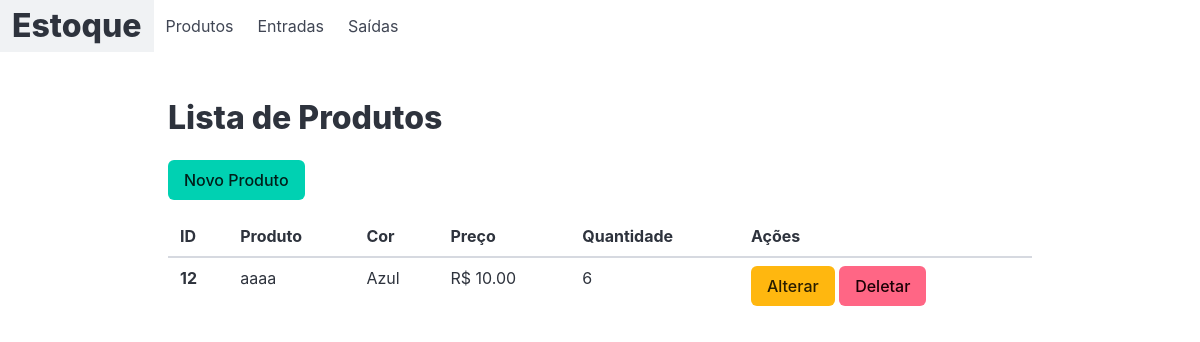
The app's page /produto/list_produto/, older data.
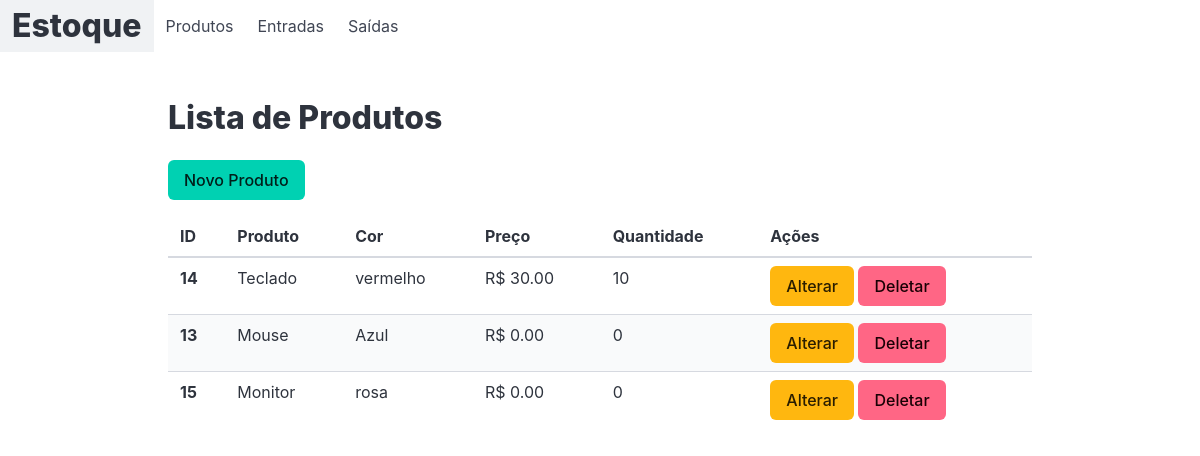
The same page, newer data.
### produto/models.py (models this page shows, shortened)
class Produtos(models.Model):
    produto = models.CharField('Produto', max_length=200)
    cor = models.ForeignKey(Cores, on_delete=models.PROTECT,verbose_name='Cor')
    descricao = models.TextField('Descrição', blank=True)
    preco = models.DecimalField('Preço', decimal_places=2,max_digits=8, default=0)
    quantidade = models.IntegerField('Quantidade', default=0)
    criado = models.DateTimeField('Criado em',auto_now_add=True)
    modificado = models.DateTimeField('Modificado em',auto_now=True)
    class Meta:
        verbose_name = 'Produto'
        verbose_name_plural = 'Produtos'
        ordering = ['-produto']

class Cores(models.Model):
    cor = models.CharField('Cor', max_length=200)
    def __str__(self):
        return self.cor

### produto/views.py (the view)
# urls.py: path('list_produto/', list_produto, name='list_produto'),
def list_produto(request):
    produtos = Produtos.objects.all()
    template_name = 'list_produto.html'
    context = {
    'produtos': produtos,
    }
    return render(request, template_name, context)

### produto/templates/list_produto.html (shortened to what this page needs)
{% extends 'base.html' %}
{% block product %}
<section class="section">
    <div class="container">
        <h1 class="title">Lista de Produtos</h1>
        <a class="button is-primary" href="{% url 'produto:new_produto' %}">Novo Produto</a>
        <table class="table is-striped is-fullwidth is-hoverable mt-4">
            <thead>
                <tr>
                    <th>ID</th>
                    <th>Produto</th>
                    <th>Cor</th>
                    <th>Preço</th>
                    <th>Quantidade</th>
                    <th>Ações</th>
                </tr>
            </thead>
            <tbody>
                {% for produto in produtos %}
                    <tr>
                        <th>{{ produto.id }}</th>
                        <td>{{ produto.produto }}</td>
                        <td>{{ produto.cor }}</td>
                        <td>R$ {{ produto.preco|floatformat:2 }}</td>
                        <td>{{ produto.quantidade }}</td>
                        <td>
                            <a class="button is-warning" href="{% url 'produto:update_produto' produto.id %}">Alterar</a>
                            <form action="{% url 'produto:delete_produto' produto.id %}" method="POST" style="display:inline;">
                                <button class="button is-danger" type="submit">Deletar</button>
                            </form>
                        </td>
                    </tr>
                {% empty %}
                    <tr>
                        <td colspan="6" class="has-text-centered">Nenhum produto encontrado.</td>
                    </tr>
                {% endfor %}
            </tbody>
        </table>
    </div>
</section>
{% endblock %}

### core/templates/base.html (shortened to what this page needs)
<!DOCTYPE html>
{% load static %}
<html lang="pt-br">
<head>
    <link rel="stylesheet" href="{% static 'css/bulma.css' %}">
</head>
<body>
    <nav class="navbar" role="navigation" aria-label="main navigation">
        <div class="navbar-brand">
            <a class="navbar-item" href="{% url 'produto:list_produto' %}">
                <h1 class="title">Estoque</h1>
            </a>
        </div>
        <div id="navbarMenu" class="navbar-menu">
            <div class="navbar-start">
                <a class="navbar-item" href="{% url 'produto:list_produto' %}">
                    Produtos
                </a>
                <a class="navbar-item" href="{% url 'entrada:list_entrada' %}">
                    Entradas
                </a>
                <a class="navbar-item" href="{% url 'saida:list_saida' %}">
                    Saídas
                </a>
            </div>
        </div>
    </nav>
    <div class="container">
        {% block product %}
        {% endblock %}
    </div>
</body>
</html>

Row changes from the older to the newer data that the page shows:
removed Produtos: id "12", produto "aaaa", cor "Azul", preco "10.00", quantidade "6"
added Produtos: id "14", produto "Teclado", cor "vermelho", preco "30.00", quantidade "10"
added Produtos: id "13", produto "Mouse", cor "Azul", preco "0.00", quantidade "0"
added Produtos: id "15", produto "Monitor", cor "rosa", preco "0.00", quantidade "0"
